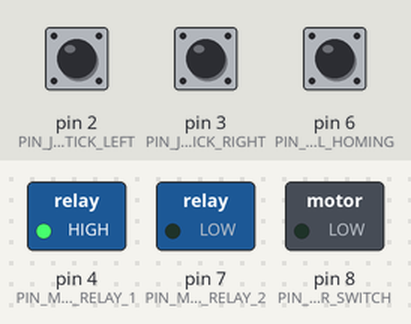
Recording of a sketch running on a simulated Arduino Uno, built with avr-gcc and run on an emulated ATmega328P. Parts: switched loads named in the sketch (green lamp = pin HIGH). Inputs (shaded band) come from the test bench; at power-on: pin 2 (PIN_JOYSTICK_LEFT) LOW, pin 3 (PIN_JOYSTICK_RIGHT) LOW, pin 6 (PIN_HALL_HOMING) HIGH.

Above: at 0.1 s.
At 4.1 s:
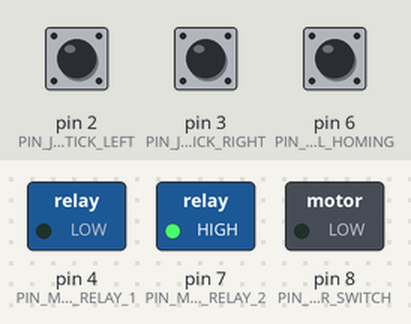
At 8.1 s:
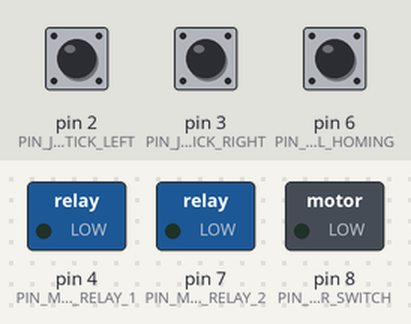
Timing chart, 0 to 9.6 s (numbered marks = the images above):
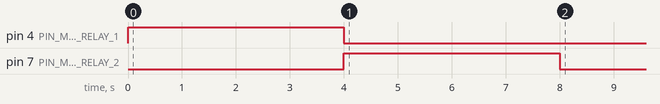

The sketch:

direction-control-cukita.ino
```cpp
//#############
//PIN DEFINITION
#define PIN_JOYSTICK_LEFT 2 //comando isquierda joisty
#define PIN_JOYSTICK_RIGHT 3 // comando derecha joisty
#define PIN_MOTOR_RELAY_1 4  // relay 1
#define PIN_HALL_WHEEL 5 //una vuelta de rueda 88cm 14 cm por pulso
#define PIN_HALL_HOMING 6 //homing hall sensor
#define PIN_MOTOR_RELAY_2 7  // relay 2
#define PIN_MOTOR_SWITCH 8  // reley motor on/off
#define PIN_AUTOMATIC_MODE A0 // button to activate response to line detection
#define PIN_ANGLE A4 // rotative encoder for wheel angle

//#############
//CONSTANTS DEFINITION
#define HOMING_STEPS 200
#define ANGLE_TOLERANCE 2 //in degrees
#define ROTATION_STEP_DELAY 40 //in ms
#define FALSE_ANGLE_TOLERANCE 50
#define ANGLE_CONTINUITY_LIMIT 20
#define WHEEL_ANGLE_ZERO 480 //calibration needed

uint32_t wheelAngle=0, oldAngle=0, newAngle=0;

void getWheelAngle(void){
  wheelAngle = analogRead(PIN_ANGLE);
  wheelAngle = ((wheelAngle-WHEEL_ANGLE_ZERO)/2); //have to define 2 has a constant
  wheelAngle *= -1; //inversing the angle for later
}

void stopTurning(void){
  digitalWrite(PIN_MOTOR_RELAY_1,LOW);
  digitalWrite(PIN_MOTOR_RELAY_2,LOW);
}

void turnRight(void){
  digitalWrite(PIN_MOTOR_RELAY_1,HIGH);
  digitalWrite(PIN_MOTOR_RELAY_2,LOW);
}

void turnLeft(void){
  digitalWrite(PIN_MOTOR_RELAY_1,LOW);
  digitalWrite(PIN_MOTOR_RELAY_2,HIGH);
}

void homingProcedure(){
    for (unsigned char i=0; i<HOMING_STEPS; i++){
      if(!digitalRead(PIN_HALL_HOMING))
        break;
      if (i<(HOMING_STEPS/2))
        turnRight();
      else
        turnLeft();
       delay(ROTATION_STEP_DELAY);
       stopTurning();
    }
    getWheelAngle();
}

void setup() {
  Serial.begin(9600);
  attachInterrupt(digitalPinToInterrupt(PIN_JOYSTICK_LEFT),
                  joystickLeftInterrupt, CHANGE);
  attachInterrupt(digitalPinToInterrupt(PIN_JOYSTICK_RIGHT),
                  joystickRightInterrupt, CHANGE);
  pinMode(PIN_MOTOR_RELAY_1,OUTPUT);
  pinMode(PIN_MOTOR_RELAY_2,OUTPUT);
  pinMode(PIN_MOTOR_SWITCH,OUTPUT);
  pinMode(PIN_AUTOMATIC_MODE,INPUT_PULLUP);
  pinMode(PIN_HALL_HOMING,INPUT_PULLUP);
  homingProcedure();
  oldAngle = wheelAngle;
}

void joystickLeftInterrupt(void){ //relay 1
  if (!digitalRead(PIN_AUTOMATIC_MODE))
    digitalWrite(PIN_MOTOR_SWITCH,HIGH);
  else{
    digitalWrite(PIN_MOTOR_SWITCH,LOW);
    if (digitalRead(PIN_JOYSTICK_LEFT))
      digitalWrite(PIN_MOTOR_RELAY_1,HIGH);
    else
      digitalWrite(PIN_MOTOR_RELAY_2,LOW);
    digitalWrite(PIN_MOTOR_RELAY_1,LOW);
  }
}

void joystickRightInterrupt(void){ //relay 2
  if (!digitalRead(PIN_AUTOMATIC_MODE)) //joystick
    digitalWrite(PIN_MOTOR_SWITCH,HIGH);
  else{
    digitalWrite(PIN_MOTOR_SWITCH,LOW);
    if (digitalRead(PIN_JOYSTICK_RIGHT))
      digitalWrite(PIN_MOTOR_RELAY_1,HIGH);
    else
      digitalWrite(PIN_MOTOR_RELAY_1,LOW);
    digitalWrite(PIN_MOTOR_RELAY_2,LOW);
  }
}

void goToAngle(int angle){
  if (abs(angle) > FALSE_ANGLE_TOLERANCE)
    return; // skip false angles
  if (abs(angle - oldAngle) >= ANGLE_CONTINUITY_LIMIT)
    return; // don't obey to not continuous information
  else
    oldAngle = angle;

    while(((angle - wheelAngle) <= -ANGLE_TOLERANCE)
        || ((angle - wheelAngle) >= ANGLE_TOLERANCE) ){
    getWheelAngle();
    if (angle - wheelAngle > 0)
      turnRight();
    else if (angle - wheelAngle < 0)
      turnLeft();
    delay(ROTATION_STEP_DELAY);
  }
  stopTurning();
}

void loop() {
//  if (!digitalRead(pinMA)){digitalWrite(pinM,HIGH);}else {digitalWrite(pinM,LOW);
//  if (!digitalRead(pinIS)){digitalWrite(pinB,HIGH);}else {digitalWrite(pinB,LOW);}// comando isquierda Joisty 20-08-18
//  if (!digitalRead(pinDE)){digitalWrite(pinA,HIGH);}else {digitalWrite(pinA,LOW);}// comando derecha Joisty
//  }
  String serial_direction;

  while (Serial.available()&&(!digitalRead(PIN_AUTOMATIC_MODE))) {
    char c = Serial.read();  //gets one byte from serial buffer
    serial_direction += c; //makes the string readString
    delay(2);  //slow looping to allow buffer to fill with next character
  }

  if (serial_direction.length()>0){
    short angle = serial_direction.toInt();  //convert readString into a number
    goToAngle(angle);
  }
}
```
